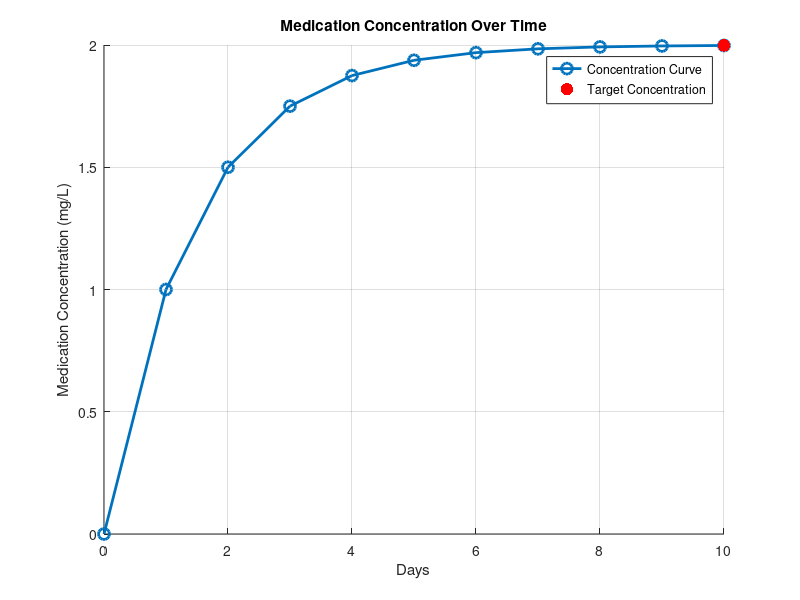

MATLAB code to generate this figure:
% Given Parameters
r = 0.5; % Absorption ratio
d = 1;   % Dose per day
M0 = 0;  % Initial concentration
n = 10;  % Number of days for simulation

% Initialize concentration array
M = zeros(1, n+1);
M(1) = M0;

% Print header in command window
fprintf('\nMedication Concentration Over Days:\n');
fprintf('-----------------------------------------\n');
fprintf('| Day (t) |  Concentration (M_t)  |\n');
fprintf('-----------------------------------------\n');

% Compute medication concentration for each day
for t = 1:n
    M(t+1) = r * M(t) + d;
    fprintf('|    %2d   |       %.3f       |\n', t, M(t+1));
    
    % Stop if concentration reaches 2 mg/L
    if M(t+1) >= 2
        break;
    end
end

fprintf('-----------------------------------------\n');
fprintf('The medication concentration reaches 2 mg/L on day %d.\n', t);

% Plot concentration over days
figure;
hold on;
plot(0:t, M(1:t+1), '-o', 'LineWidth', 2, 'MarkerSize', 8);
xlabel('Days');
ylabel('Medication Concentration (mg/L)');
title('Medication Concentration Over Time');
grid on;

% Mark the point where concentration reaches 2 mg/L
scatter(t, M(t+1), 80, 'r', 'filled', 'DisplayName', 'Target Concentration');
legend('Concentration Curve', 'Target Concentration');
hold off;
